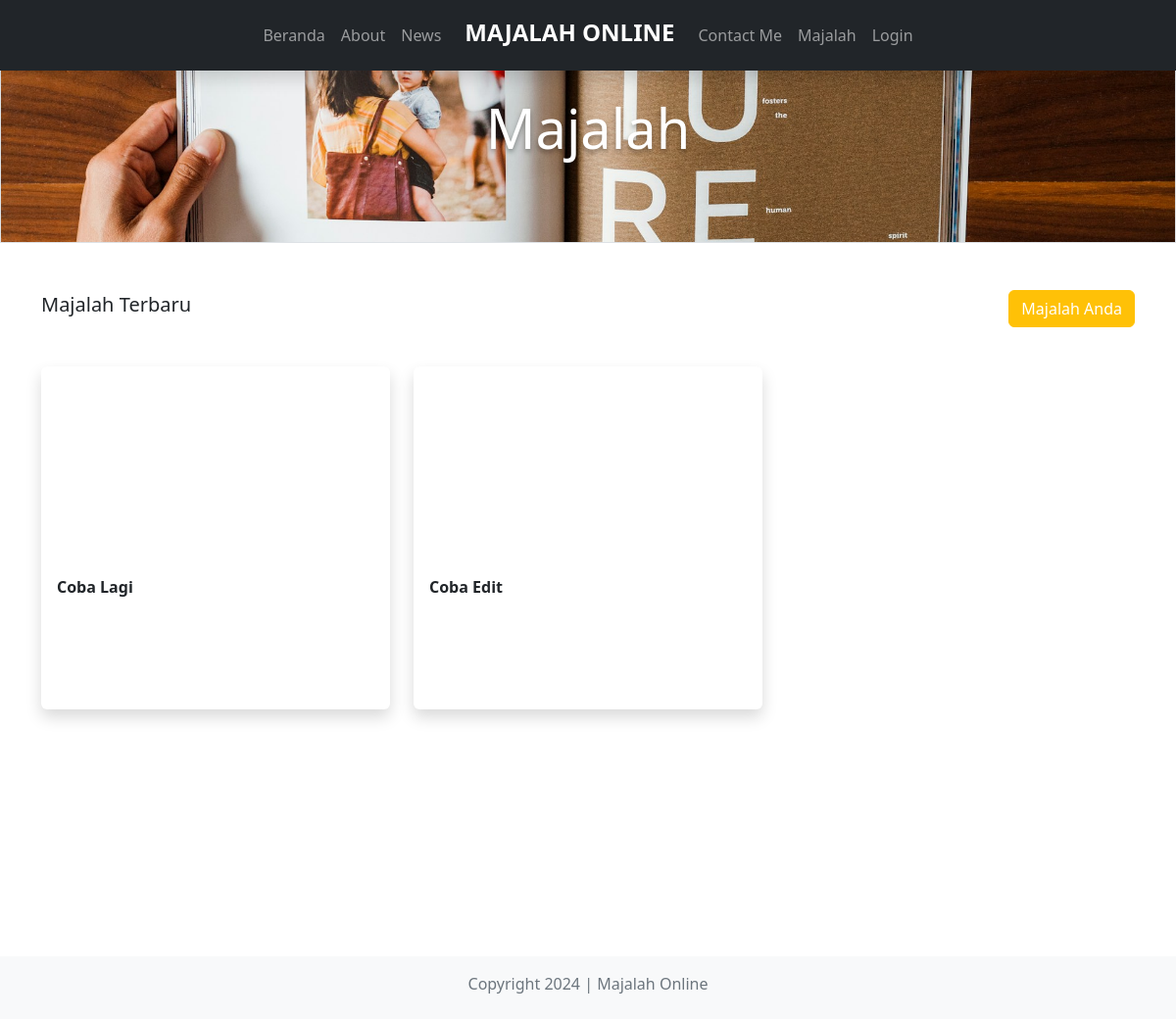
The page /majalah.php on the database as committed earlier.
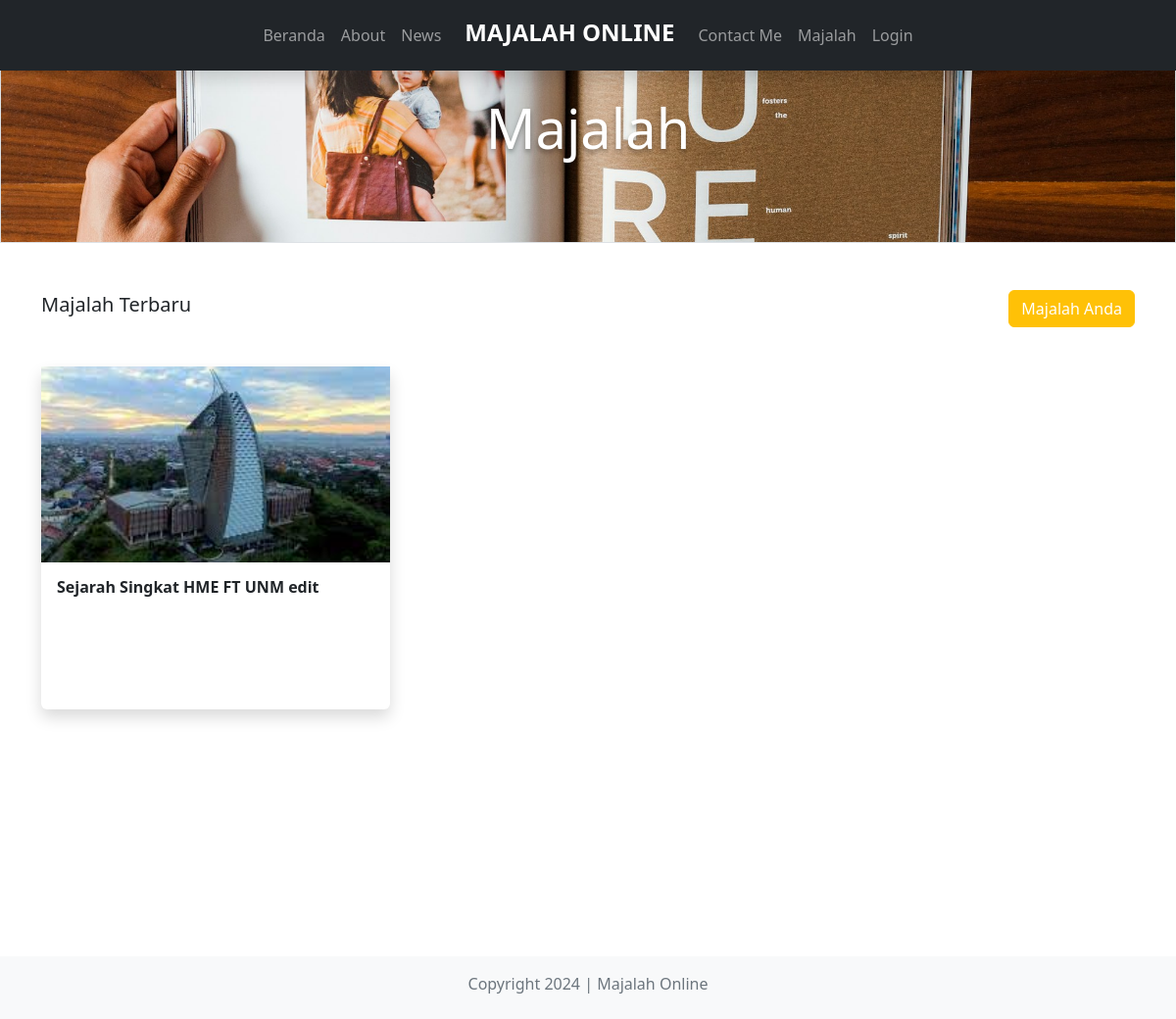
The same page on the database as committed later.
### tables this page shows
CREATE TABLE `majalah` (
  `id_majalah` int NOT NULL,
  `judul` varchar(200) DEFAULT NULL,
  `edisi` varchar(50) DEFAULT NULL,
  `desk` text,
  `isi` varchar(50) DEFAULT NULL,
  `cover` varchar(50) DEFAULT NULL,
  `harga_digital` int DEFAULT NULL,
  `harga_cetak` int DEFAULT NULL,
  `harga_keduanya` int DEFAULT NULL
);

### admin/function/query.php (called while the page is built, shortened)
<?php
function query_select($table, $role = [])
{
  global $conn;
  $sql = "SELECT * FROM $table";
  if (isset($role['orderby'])) {
    $sql .= " ORDER BY " . $role['orderby'];
  }
  $result = mysqli_query($conn, $sql);
  $rows = [];
  while ($row = mysqli_fetch_assoc($result)) {
    $rows[] = $row;
  }
  return $rows;
}

### majalah.php (the view, shortened to what this page needs)
<?php require 'Comp/header.php'; ?>
<?php
$majalah = query_select('majalah', ["orderby" => "id_majalah DESC"]);
?>
<?php require 'Comp/navbar.php'; ?>
<div class="jumbotron border mt-5">
  <div class="container pt-5 text-center">
    <h2 class="display-4 text-white mb-3 ">Majalah</h2>
  </div>
</div>
<section class="main mt-4 pt-4" id="produk " style="min-height: 88vh;">
  <div class="container">
    <div class="d-flex justify-content-between align-items-center mb-4 pb-3">
      <h5 class="">Majalah Terbaru</h5>
      <a href="majalah-anda.php" class="btn btn-warning text-white">Majalah Anda</a>
    </div>
    <div class="row">
      <?php if ($majalah) : ?>
        <?php foreach ($majalah as $item) : ?>
          <div class="col-md-4 col-6 mb-4">
            <a class="text-decoration-none" href="majalah-detail.php?id=<?= $item["id_majalah"] ?>">
            <div class="card shadow border-0">
              <div style="width:100%; height: 200px; background-size: cover; background-position: center; background-image: url(admin/assets/img/<?= $item['cover'] ?>);">
              </div>
              <div class="card-body " style="height: 150px; background: rgba(0, 0, 0, 0);">
                <h6 class="card-title  text-dark fw-bold"><?= $item['judul'] ?></h6>
              </div>
            </div>
            </a>
          </div>
        <?php endforeach; ?>
      <?php endif; ?>
    </div>
  </div>
</section>
<?php include 'Comp/footer.php'; ?>

### comp/header.php (shortened to what this page needs)
<!DOCTYPE html>
<html lang="en">
<head>
  <link href="https://cdn.jsdelivr.net/npm/bootstrap@5.2.3/dist/css/bootstrap.min.css" rel="stylesheet">
  <link rel="stylesheet" href="https://cdnjs.cloudflare.com/ajax/libs/font-awesome/6.0.0/css/all.min.css" />
</head>
<body>

### comp/navbar.php (shortened to what this page needs)
<nav class="navbar navbar-expand-lg navbar-dark shadow bg-dark fixed-top p-3">
  <div class="container">
    <div class="collapse navbar-collapse" id="navbarNavAltMarkup">
      <div class="navbar-nav mx-auto my-auto">
        <a class="nav-item nav-link" href="index.php">Beranda</a>
        <a class="nav-item nav-link" href="about.php">About</a>
        <a class="nav-item nav-link" href="berita.php">News</a>
        <a href="index.php" class="text-white ms-3 me-3" style="transform: translateY(3px); text-decoration: none">
          <h4 class="fw-bolder " style="text-transform: uppercase; ">Majalah Online</h4>
        </a>
        <a class="nav-item nav-link" href="contact.php">Contact Me</a>
        <a class="nav-item nav-link" href="majalah.php">Majalah</a>
        <?php if (isset($_SESSION[KEY]["login"])): ?>
          <a class="nav-item nav-link" href="logout.php">Logout</a>
        <?php else: ?>
          <a class="nav-item nav-link" href="login.php">Login</a>
        <?php endif ?>
      </div>
    </div>
  </div>
</nav>

### comp/footer.php (shortened to what this page needs)
<footer class="pt-3 text-center pb-4 bg-light">
  <p class="mb-0 text-secondary">Copyright 2024 | Majalah Online</p>
</footer>
</body>
</html>

### majalah.php (style rules this page uses)
footer { text-align: center; }
.jumbotron { height: 200px; background: url('assets/img/bg.jpg'); background-size: cover; background-position: 0px -300px; }
.jumbotron h2, .jumbotron h5 { text-shadow: 0px 3px 5px rgba(0, 0, 0, 0.35); }

Rows that differ between the two databases and show on the page:
removed majalah: judul "Coba Lagi"
removed majalah: judul "Coba Edit"
added majalah: cover (picture), judul "Sejarah Singkat HME FT UNM edit"
